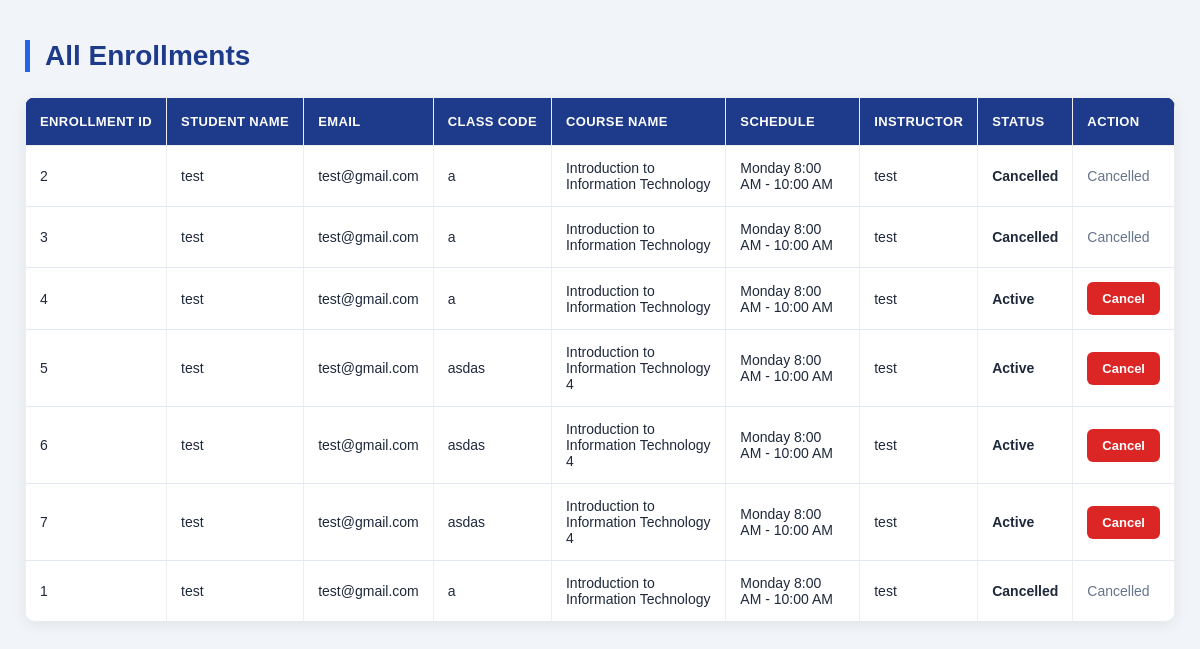
Screenshot of /admin/enrollments.php with the database file from the repository.
### tables this page shows
CREATE TABLE `enrollments` (
  `enrollment_id` int(11) NOT NULL,
  `student_id` int(11) NOT NULL,
  `class_id` int(11) NOT NULL,
  `enrollment_date` timestamp NOT NULL DEFAULT current_timestamp(),
  `status` varchar(20) DEFAULT 'active'
);

CREATE TABLE `students` (
  `student_id` int(11) NOT NULL,
  `full_name` varchar(100) NOT NULL,
  `email` varchar(100) DEFAULT NULL,
  `phone` varchar(30) DEFAULT NULL,
  `created_at` timestamp NOT NULL DEFAULT current_timestamp()
);

CREATE TABLE `classes` (
  `class_id` int(11) NOT NULL,
  `course_id` int(11) NOT NULL,
  `class_code` varchar(20) NOT NULL,
  `schedule` varchar(100) DEFAULT NULL,
  `instructor` varchar(100) DEFAULT NULL,
  `slots` int(11) NOT NULL DEFAULT 0
);

CREATE TABLE `courses` (
  `course_id` int(11) NOT NULL,
  `course_code` varchar(20) NOT NULL,
  `course_name` varchar(100) NOT NULL,
  `description` text DEFAULT NULL
);

### classes/EnrollmentRepository.php (called while the page is built, shortened)
<?php
class EnrollmentRepository
{
    private $db;
    public function __construct(PDO $db){$this->db = $db;}
    public function allWithDetails()
{
    $sql = "SELECT
                e.*,
                s.full_name,
                s.email,
                s.phone,
                c.class_code AS class_code,
                c.schedule,
                c.instructor,
                co.course_name
            FROM enrollments e
            JOIN students s ON e.student_id = s.student_id
            JOIN classes c ON e.class_id = c.class_id
            JOIN courses co ON c.course_id = co.course_id
            ORDER BY s.full_name ASC";
    $stmt = $this->db->prepare($sql);
    $stmt->execute();
    return $stmt->fetchAll();
}
}

### admin/enrollments.php (the view, shortened to what this page needs)
<?php
require_once __DIR__ . '/../config/db.php';
require_once __DIR__ . '/../classes/EnrollmentRepository.php';
$repo = new EnrollmentRepository($db);
$rows = $repo->allWithDetails();
?>
<!DOCTYPE html>
<html lang="en">
<head>
</head>
<body>
    <h2>All Enrollments</h2>
    <table border="1" cellpadding="8" cellspacing="0">
        <thead>
            <tr>
                <th>Enrollment ID</th>
                <th>Student Name</th>
                <th>Email</th>
                <th>Class Code</th>
                <th>Course Name</th>
                <th>Schedule</th>
                <th>Instructor</th>
                <th>Status</th>
                <th>Action</th>
            </tr>
        </thead>
        <tbody>
            <?php foreach ($rows as $row): ?>
                <tr>
                    <td><?= htmlspecialchars($row['enrollment_id'], ENT_QUOTES, 'UTF-8') ?></td>
                    <td><?= htmlspecialchars($row['full_name'], ENT_QUOTES, 'UTF-8') ?></td>
                    <td><?= htmlspecialchars($row['email'], ENT_QUOTES, 'UTF-8') ?></td>
                    <td><?= htmlspecialchars($row['class_code'], ENT_QUOTES, 'UTF-8') ?></td>
                    <td><?= htmlspecialchars($row['course_name'], ENT_QUOTES, 'UTF-8') ?></td>
                    <td><?= htmlspecialchars($row['schedule'], ENT_QUOTES, 'UTF-8') ?></td>
                    <td><?= htmlspecialchars($row['instructor'], ENT_QUOTES, 'UTF-8') ?></td>
                    <td><?= htmlspecialchars($row['status'] ?? 'active', ENT_QUOTES, 'UTF-8') ?></td>
                    <td>
                        <?php if (($row['status'] ?? 'active') !== 'cancelled'): ?>
                            <form method="POST" onsubmit="return confirm('Cancel this enrollment?');">
                                <button type="submit">Cancel</button>
                            </form>
                        <?php else: ?>
                            Cancelled
                        <?php endif; ?>
                    </td>
                </tr>
            <?php endforeach; ?>
        </tbody>
    </table>
</body>
</html>

### admin/enrollments.php (style rules this page uses)
* { box-sizing: border-box; }
body { margin: 0; padding: 40px 25px; font-family: Arial, sans-serif; background: #f1f5f9; color: #1e293b; }
h2 { max-width: 1400px; margin: 0 auto 25px; font-size: 28px; color: #1e3a8a; border-left: 5px solid #2563eb; padding-left: 15px; }
table { width: 100%; max-width: 1400px; margin: 0 auto; border-collapse: collapse; background: #ffffff; border: none; border-radius: 10px; overflow: hidden; box-shadow: 0 4px 15px rgba(0, 0, 0, 0.07); }
thead { background: #1e3a8a; color: #ffffff; }
th { padding: 16px 14px; text-align: left; font-size: 13px; text-transform: uppercase; letter-spacing: 0.4px; white-space: nowrap; }
td { padding: 14px; border-bottom: 1px solid #e2e8f0; font-size: 14px; vertical-align: middle; }
tbody tr { transition: background 0.2s; }
tbody tr:last-child td { border-bottom: none; }
td:nth-child(8) { font-weight: bold; text-transform: capitalize; }
td form { margin: 0; }
button { padding: 9px 15px; border: none; border-radius: 6px; background: #dc2626; color: #ffffff; font-size: 13px; font-weight: bold; cursor: pointer; transition: background 0.2s, transform 0.2s; }
td:last-child { color: #64748b; }

### rows the page displays
enrollments: enrollment_id "2", student.full_name "test", student.email "test@gmail.com", class.class_code "a", courses.course_name "Introduction to Information Technology", class.schedule "Monday 8:00 AM - 10:00 AM", class.instructor "test", status "Cancelled"
enrollments: enrollment_id "3", student.full_name "test", student.email "test@gmail.com", class.class_code "a", courses.course_name "Introduction to Information Technology", class.schedule "Monday 8:00 AM - 10:00 AM", class.instructor "test", status "Cancelled"
enrollments: enrollment_id "4", student.full_name "test", student.email "test@gmail.com", class.class_code "a", courses.course_name "Introduction to Information Technology", class.schedule "Monday 8:00 AM - 10:00 AM", class.instructor "test", status "Active"
enrollments: enrollment_id "5", student.full_name "test", student.email "test@gmail.com", class.class_code "asdas", courses.course_name "Introduction to Information Technology 4", class.schedule "Monday 8:00 AM - 10:00 AM", class.instructor "test", status "Active"
enrollments: enrollment_id "6", student.full_name "test", student.email "test@gmail.com", class.class_code "asdas", courses.course_name "Introduction to Information Technology 4", class.schedule "Monday 8:00 AM - 10:00 AM", class.instructor "test", status "Active"
enrollments: enrollment_id "7", student.full_name "test", student.email "test@gmail.com", class.class_code "asdas", courses.course_name "Introduction to Information Technology 4", class.schedule "Monday 8:00 AM - 10:00 AM", class.instructor "test", status "Active"
enrollments: enrollment_id "1", student.full_name "test", student.email "test@gmail.com", class.class_code "a", courses.course_name "Introduction to Information Technology", class.schedule "Monday 8:00 AM - 10:00 AM", class.instructor "test", status "Cancelled"
